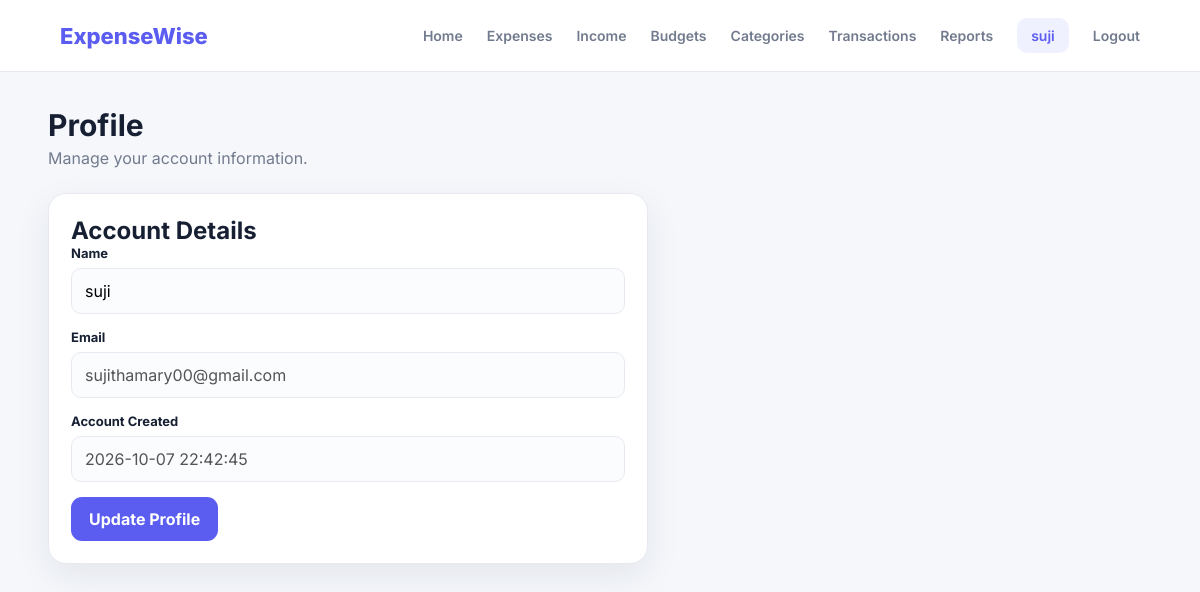
Screenshot of /profile (signed in) with the database file from the repository.
### tables this page shows
CREATE TABLE users (
            id INTEGER PRIMARY KEY AUTOINCREMENT,
            name TEXT NOT NULL,
            email TEXT UNIQUE NOT NULL,
            password TEXT NOT NULL,
            created_at TEXT NOT NULL
        );

### expensewise/app.py (the view, shortened to what this page needs)
@app.route("/profile", methods=["GET", "POST"])
@login_required
def profile():
    user_id = session["user_id"]
    conn = get_db()
    user = conn.execute(
        "SELECT id,name,email,created_at FROM users WHERE id=?",
        (user_id,)
    ).fetchone()
    conn.close()
    return render_template("profile.html", user=user)

### expensewise/app.py (called while the page is built)
def get_db():
    conn = sqlite3.connect(DB_NAME)
    conn.row_factory = sqlite3.Row
    conn.execute("PRAGMA foreign_keys = ON")
    return conn

def login_required(view):
    @wraps(view)
    def wrapped_view(*args, **kwargs):
        if "user_id" not in session:
            flash("Please login first.", "warning")
            return redirect(url_for("login"))
        return view(*args, **kwargs)
    return wrapped_view

@app.context_processor
def inject_user():
    return {"current_user": session.get("user_name")}

### expensewise/templates/profile.html (shortened to what this page needs)
<!DOCTYPE html>
<html lang="en">
<head>
<link rel="stylesheet" href="{{ url_for('static', filename='style.css') }}">
</head>
<body>
<nav class="navbar">
    <a class="logo" href="{{ url_for('dashboard') }}">ExpenseWise</a>
    <div class="nav-links">
        <a href="{{ url_for('dashboard') }}">Home</a>
        <a href="{{ url_for('expenses_page') }}">Expenses</a>
        <a href="{{ url_for('income_page') }}">Income</a>
        <a href="{{ url_for('budgets') }}">Budgets</a>
        <a href="{{ url_for('categories') }}">Categories</a>
        <a href="{{ url_for('transactions') }}">Transactions</a>
        <a href="{{ url_for('reports') }}">Reports</a>
        <a class="nav-user" href="{{ url_for('profile') }}">{{ current_user }}</a>
        <a href="{{ url_for('logout') }}">Logout</a>
    </div>
</nav>
<main class="container">
    <div class="page-header">
        <div><h1>Profile</h1><p>Manage your account information.</p></div>
    </div>
    <div class="card profile-box">
        <h2>Account Details</h2>
        <form method="POST">
            <div class="form-group">
                <label>Name</label>
                <input class="form-control" type="text" name="name" value="{{ user.name }}" required>
            </div>
            <div class="form-group">
                <label>Email</label>
                <input class="form-control" type="email" value="{{ user.email }}" disabled>
            </div>
            <div class="form-group">
                <label>Account Created</label>
                <input class="form-control" type="text" value="{{ user.created_at }}" disabled>
            </div>
            <button class="btn btn-primary">Update Profile</button>
        </form>
    </div>
</main>
</body>
</html>

### expensewise/static/style.css (style rules this page uses)
* { margin: 0; padding: 0; box-sizing: border-box; }
:root { --bg: #f5f7fb; --card: #ffffff; --text: #172033; --muted: #727b8e; --primary: #5b5cf0; --primary-dark: #4546d9; --green: #18a874; --red: #e55353; --border: #e7eaf1; --shadow: 0 12px 35px rgba(28, 35, 60, 0.08); }
body { font-family: "Inter", sans-serif; background: var(--bg); color: var(--text); min-height: 100vh; }
a { text-decoration: none; color: inherit; }
button, input, select { font: inherit; }
.navbar { height: 72px; background: #fff; border-bottom: 1px solid var(--border); display: flex; align-items: center; justify-content: space-between; padding: 0 5%; position: sticky; top: 0; z-index: 100; }
.logo { font-size: 22px; font-weight: 800; color: var(--primary); }
.nav-links { display: flex; align-items: center; gap: 24px; }
.nav-links a { color: var(--muted); font-size: 14px; font-weight: 600; }
.nav-user { background: #f0f1ff; color: var(--primary) !important; padding: 9px 14px; border-radius: 10px; }
.container { width: min(1180px, 92%); margin: 35px auto; }
.btn { display: inline-flex; justify-content: center; align-items: center; border: 0; cursor: pointer; padding: 12px 18px; border-radius: 11px; font-weight: 700; transition: .2s; }
.btn-primary { background: var(--primary); color: white; }
.page-header { display: flex; justify-content: space-between; align-items: center; gap: 15px; margin-bottom: 25px; }
.page-header h1 { font-size: 30px; }
.page-header p { color: var(--muted); margin-top: 5px; }
.card { background: var(--card); border: 1px solid var(--border); border-radius: 18px; padding: 22px; box-shadow: var(--shadow); }
.form-group { margin-bottom: 15px; }
.form-group label { display: block; font-size: 13px; font-weight: 700; margin-bottom: 7px; }
.form-control { width: 100%; border: 1px solid var(--border); background: #fbfcfe; padding: 12px 13px; border-radius: 10px; outline: none; }
.profile-box { max-width: 600px; }

### rows the page displays
users: name "suji", email "sujithamary00@gmail.com", created_at "2026-10-07 22:42:45"
